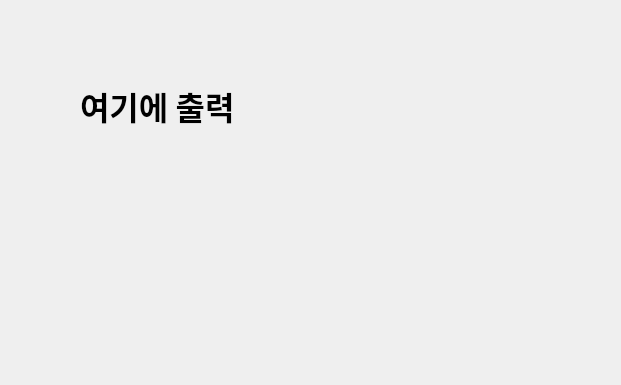
<?xml version="1.0" encoding="UTF-8"?>
<ui version="4.0">
 <class>Dialog</class>
 <widget class="QDialog" name="Dialog">
  <property name="geometry">
   <rect>
    <x>0</x>
    <y>0</y>
    <width>621</width>
    <height>385</height>
   </rect>
  </property>
  <property name="windowTitle">
   <string>Dialog</string>
  </property>
  <widget class="QLabel" name="label">
   <property name="geometry">
    <rect>
     <x>80</x>
     <y>40</y>
     <width>461</width>
     <height>131</height>
    </rect>
   </property>
   <property name="font">
    <font>
     <family>맑은 고딕</family>
     <pointsize>24</pointsize>
     <weight>75</weight>
     <bold>true</bold>
    </font>
   </property>
   <property name="text">
    <string>여기에 출력</string>
   </property>
  </widget>
 </widget>
 <resources/>
 <connections/>
</ui>
